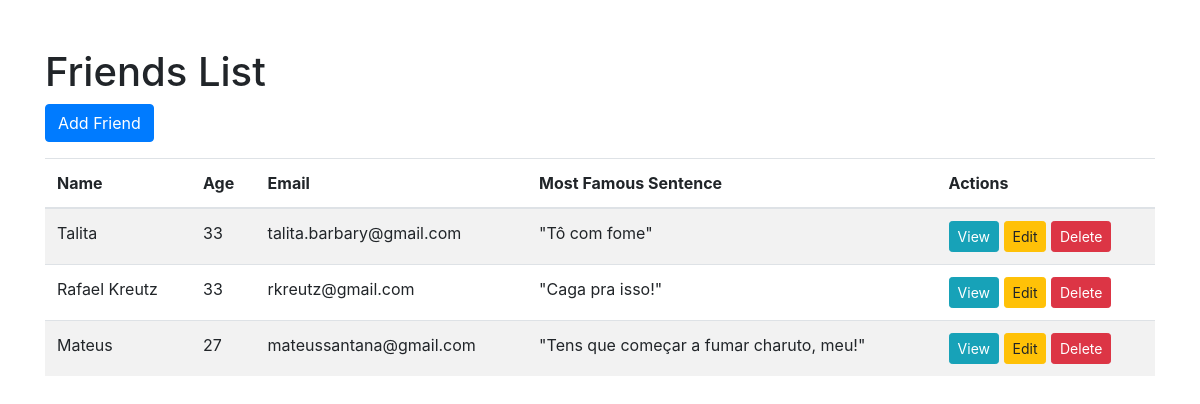
The page / on the database its author committed.
### app.py (models this page shows)
class Friend(db.Model):
    id = db.Column(db.Integer, primary_key=True)
    name = db.Column(db.String(100), nullable=False)
    age = db.Column(db.Integer, nullable=False)
    email = db.Column(db.String(120), unique=True, nullable=False)
    sentence = db.Column(db.String(200), nullable=False)

### app.py (the view)
@app.route('/')
def index():
    friends = Friend.query.all()
    return render_template('index.html', friends=friends)

### templates/index.html (shortened to what this page needs)
<!DOCTYPE html>
<html>
<head>
    <link rel="stylesheet" href="https://stackpath.bootstrapcdn.com/bootstrap/4.5.2/css/bootstrap.min.css">
</head>
<body>
    <div class="container">
        <h1 class="mt-5">Friends List</h1>
        <a href="{{ url_for('add_friend') }}" class="btn btn-primary mb-3">Add Friend</a>
        <table class="table table-striped">
            <thead>
                <tr>
                    <th>Name</th>
                    <th>Age</th>
                    <th>Email</th>
                    <th>Most Famous Sentence</th>
                    <th>Actions</th>
                </tr>
            </thead>
            <tbody>
                {% for friend in friends %}
                <tr>
                    <td>{{ friend.name }}</td>
                    <td>{{ friend.age }}</td>
                    <td>{{ friend.email }}</td>
                    <td>"{{ friend.sentence }}"</td>
                    <td>
                        <a href="{{ url_for('view_friend', id=friend.id) }}" class="btn btn-info btn-sm">View</a>
                        <a href="{{ url_for('edit_friend', id=friend.id) }}" class="btn btn-warning btn-sm">Edit</a>
                        <a href="{{ url_for('delete_friend', id=friend.id) }}" class="btn btn-danger btn-sm">Delete</a>
                    </td>
                </tr>
                {% endfor %}
            </tbody>
        </table>
    </div>
</body>
</html>

### rows shown on the page
Friend: name "Talita", age "33", email "talita.barbary@gmail.com", sentence "Tô com fome"
Friend: name "Rafael Kreutz", age "33", email "rkreutz@gmail.com", sentence "Caga pra isso!"
Friend: name "Mateus", age "27", email "mateussantana@gmail.com", sentence "Tens que começar a fumar charuto, meu!"
